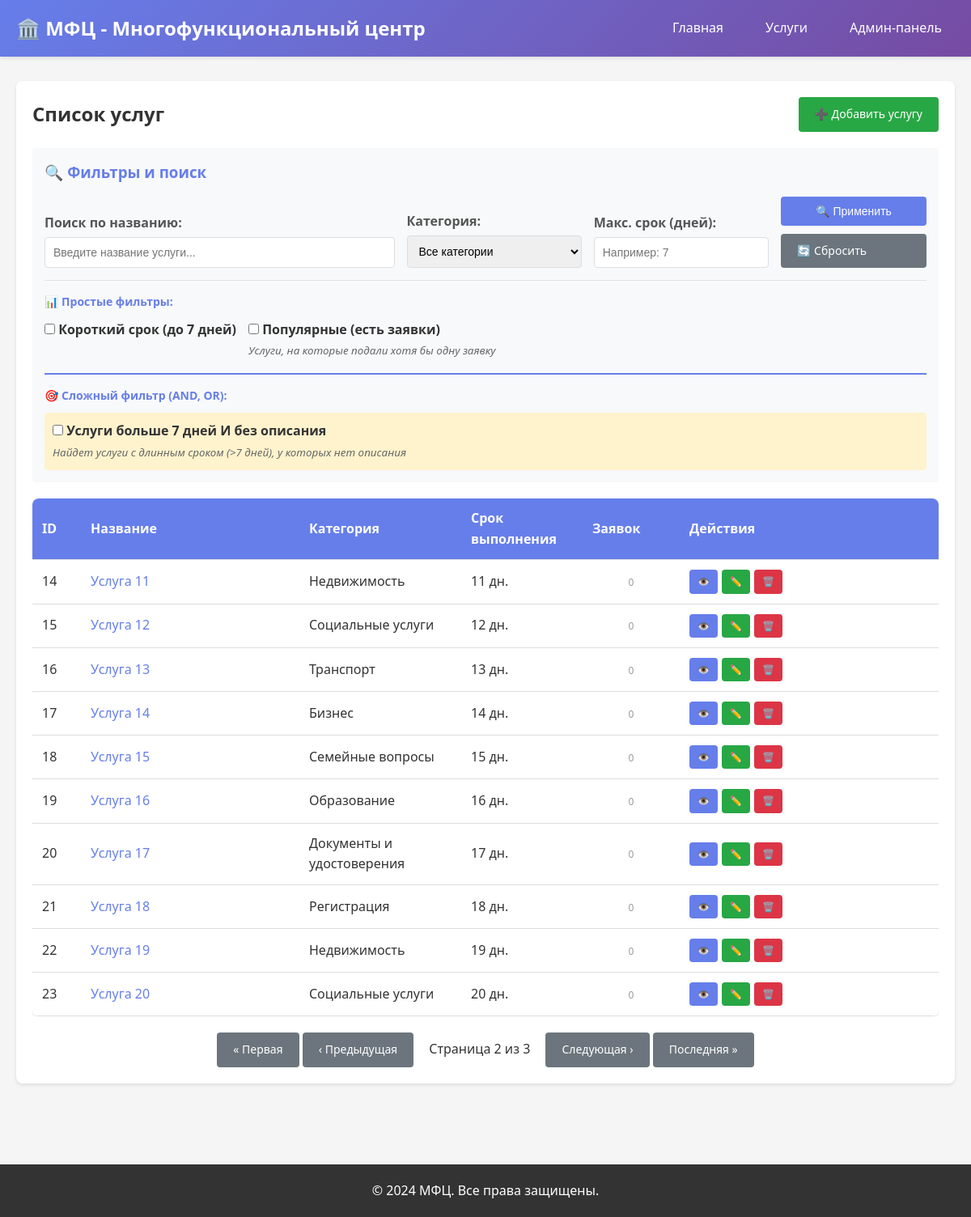
Screenshot of /services/?page=2 with the database file from the repository.
### mfc/models.py (models this page shows, shortened)
class Service(models.Model):
    name = models.CharField(
        max_length=200,
        verbose_name='Название услуги'
    )
    description = models.TextField(
        verbose_name='Описание',
        blank=True,
        null=True
    )
    category = models.ForeignKey(
        ServiceCategory,
        on_delete=models.CASCADE,
        verbose_name='Категория',
        related_name='services'
    )
    duration_days = models.PositiveIntegerField(
        verbose_name='Срок выполнения (дней)',
        validators=[MinValueValidator(1)],
        default=1  # type: ignore
    )
    offices = models.ManyToManyField(
        'MFCOffice',
        related_name='services',
        verbose_name='Отделения МФЦ',
        blank=True,
        help_text='Отделения, где предоставляется данная услуга'
    )
    history = HistoricalRecords()
    class Meta:
        verbose_name = 'Услуга'
        verbose_name_plural = 'Услуги'
        ordering = ['name']

class ServiceCategory(models.Model):
    name = models.CharField(
        max_length=200,
        verbose_name='Название категории',
        unique=True
    )
    description = models.TextField(
        verbose_name='Описание',
        blank=True,
        null=True
    )
    class Meta:
        verbose_name = 'Категория услуги'
        verbose_name_plural = 'Категории услуг'
        ordering = ['name']

### mfc/views.py (the view)
# urls.py: path('services/', views.ServiceListView.as_view(), name='service_list'),
class ServiceListView(ListView):
    model = Service
    template_name = 'mfc/service_list.html'
    context_object_name = 'services'
    paginate_by = 10
    def get_queryset(self):
        queryset = Service.objects.select_related('category').prefetch_related('requests').all()
        search_query = self.request.GET.get('search', '')
        if search_query:
            queryset = queryset.filter(name__icontains=search_query)
        category_id = self.request.GET.get('category', '')
        if category_id:
            queryset = queryset.filter(category_id=category_id)
        duration_max = self.request.GET.get('duration_max', '')
        if duration_max:
            try:
                queryset = queryset.filter(duration_days__lte=int(duration_max))
            except ValueError:
                pass
        short_duration = self.request.GET.get('short_duration', '')
        popular = self.request.GET.get('popular', '')
        if short_duration == 'on' and popular != 'on':
            queryset = queryset.filter(duration_days__lte=7)
        elif popular == 'on' and short_duration != 'on':
            queryset = queryset.filter(requests__isnull=False).distinct()
        elif short_duration == 'on' and popular == 'on':
            q_objects = Q(duration_days__lte=7) | Q(requests__isnull=False)
            queryset = queryset.filter(q_objects).distinct()
        complex_filter2 = self.request.GET.get('complex_filter2', '')
        if complex_filter2 == 'on':
            q_complex2 = Q(duration_days__gt=7) & (
                Q(description__isnull=True) | Q(description='')
            )
            queryset = queryset.filter(q_complex2).distinct()
        return queryset
    def get_context_data(self, **kwargs):
        context = super().get_context_data(**kwargs)
        from .models import ServiceCategory
        context['categories'] = ServiceCategory.objects.all()
        context['search_query'] = self.request.GET.get('search', '')
        context['selected_category'] = self.request.GET.get('category', '')
        context['duration_max'] = self.request.GET.get('duration_max', '')
        context['short_duration'] = self.request.GET.get('short_duration', '')
        context['popular'] = self.request.GET.get('popular', '')
        context['complex_filter2'] = self.request.GET.get('complex_filter2', '')
        query_dict = self.request.GET.copy()
        if 'page' in query_dict:
            del query_dict['page']
        context['query_string'] = query_dict.urlencode()
        return context

### mfc/templates/mfc/service_list.html (shortened to what this page needs)
{% extends 'mfc/base.html' %}
{% block content %}
<div class="card">
    <div style="display: flex; justify-content: space-between; align-items: center; margin-bottom: 20px;">
        <h2>Список услуг</h2>
        <a href="{% url 'mfc:service_create' %}" class="btn btn-success">➕ Добавить услугу</a>
    </div>
    <div style="margin-bottom: 20px; padding: 15px; background: #f8f9fa; border-radius: 4px;">
        <h3 style="margin-top: 0; margin-bottom: 15px; color: #667eea;">🔍 Фильтры и поиск</h3>
        <form method="get">
            <div style="display: grid; grid-template-columns: 2fr 1fr 1fr 180px; gap: 15px; align-items: end;">
                <div class="form-group" style="margin-bottom: 0; min-width: 0;">
                    <label for="search"><strong>Поиск по названию:</strong></label>
                    <input type="text" name="search" id="search" class="form-control"
                           value="{{ search_query }}" placeholder="Введите название услуги...">
                </div>
                <div class="form-group" style="margin-bottom: 0; min-width: 0;">
                    <label for="category"><strong>Категория:</strong></label>
                    <select name="category" id="category" class="form-control">
                        <option value="">Все категории</option>
                    </select>
                </div>
                <div class="form-group" style="margin-bottom: 0; min-width: 0;">
                    <label for="duration_max"><strong>Макс. срок (дней):</strong></label>
                    <input type="number" name="duration_max" id="duration_max" class="form-control"
                           value="{{ duration_max }}" placeholder="Например: 7" min="1">
                </div>
                <div style="display: flex; flex-direction: column; gap: 10px; min-width: 180px;">
                    <button type="submit" class="btn btn-primary" style="white-space: nowrap; width: 100%;">🔍 Применить</button>
                    <a href="{% url 'mfc:service_list' %}" class="btn btn-secondary" style="white-space: nowrap; width: 100%;">🔄 Сбросить</a>
                </div>
            </div>
            <div style="margin-top: 15px; padding-top: 15px; border-top: 1px solid #dee2e6;">
                <h4 style="margin-bottom: 10px; color: #667eea; font-size: 14px;">📊 Простые фильтры:</h4>
                <div style="display: flex; flex-wrap: wrap; gap: 15px;">
                    <div class="form-check" style="flex: 0 0 auto;">
                        <input type="checkbox" name="short_duration" id="short_duration" class="form-check-input"
                               {% if short_duration %}checked{% endif %}>
                        <label class="form-check-label" for="short_duration" style="cursor: pointer;">
                            <strong>Короткий срок (до 7 дней)</strong>
                        </label>
                    </div>
                    <div class="form-check" style="flex: 0 0 auto;">
                        <input type="checkbox" name="popular" id="popular" class="form-check-input"
                               {% if popular %}checked{% endif %}>
                        <label class="form-check-label" for="popular" style="cursor: pointer;">
                            <strong>Популярные (есть заявки)</strong>
                            <br>
                            <small style="color: #666; font-style: italic; font-weight: normal;">
                                Услуги, на которые подали хотя бы одну заявку
                            </small>
                        </label>
                    </div>
                </div>
            </div>
            <div style="margin-top: 15px; padding-top: 15px; border-top: 2px solid #667eea;">
                <h4 style="margin-bottom: 10px; color: #667eea; font-size: 14px;">🎯 Сложный фильтр (AND, OR):</h4>
                <div class="form-check" style="background: #fff3cd; padding: 10px; border-radius: 4px;">
                    <input type="checkbox" name="complex_filter2" id="complex_filter2" class="form-check-input"
                           {% if complex_filter2 %}checked{% endif %}>
                    <label class="form-check-label" for="complex_filter2" style="cursor: pointer;">
                        <strong>Услуги больше 7 дней И без описания</strong>
                        <br>
                        <small style="color: #666; font-style: italic;">
                            Найдет услуги с длинным сроком (>7 дней), у которых нет описания
                        </small>
                    </label>
                </div>
            </div>
        </form>
    </div>
    {% if services %}
        <div style="overflow-x: auto;">
            <table style="width: 100%; table-layout: fixed;">
                <thead>
                    <tr>
                        <th style="width: 60px;">ID</th>
                        <th style="width: auto;">Название</th>
                        <th style="width: 200px;">Категория</th>
                        <th style="width: 150px;">Срок выполнения</th>
                        <th style="width: 120px;">Заявок</th>
                        <th style="width: 320px;">Действия</th>
                    </tr>
                </thead>
                <tbody>
                    {% for service in services %}
                        <tr>
                            <td>{{ service.id }}</td>
                            <td style="overflow: hidden; text-overflow: ellipsis;">
                                <a href="{% url 'mfc:service_detail' service.pk %}" style="color: #667eea; text-decoration: none;">
                                    {{ service.name }}
                                </a>
                            </td>
                            <td style="overflow: hidden; text-overflow: ellipsis;">{{ service.category.name }}</td>
                            <td>{{ service.duration_days }} дн.</td>
                            <td style="text-align: center;">
                                {% with request_count=service.requests.count %}
                                    {% if request_count > 0 %}
                                        <span style="background: #28a745; color: white; padding: 4px 8px; border-radius: 12px; font-size: 12px; font-weight: bold;">
                                            {{ request_count }}
                                        </span>
                                    {% else %}
                                        <span style="color: #999; font-size: 12px;">0</span>
                                    {% endif %}
                                {% endwith %}
                            </td>
                            <td style="white-space: nowrap;">
                                <div style="display: flex; gap: 5px; flex-wrap: nowrap;">
                                    <a href="{% url 'mfc:service_detail' service.pk %}" class="btn btn-primary" style="padding: 5px 10px; font-size: 12px; flex-shrink: 0;">👁️</a>
                                    <a href="{% url 'mfc:service_update' service.pk %}" class="btn btn-success" style="padding: 5px 10px; font-size: 12px; flex-shrink: 0;">✏️</a>
                                    <a href="{% url 'mfc:service_delete' service.pk %}" class="btn btn-danger" style="padding: 5px 10px; font-size: 12px; flex-shrink: 0;">🗑️</a>
                                </div>
                            </td>
                        </tr>
                    {% endfor %}
                </tbody>
            </table>
        </div>
        {% if is_paginated %}
            <div style="margin-top: 20px; text-align: center;">
                {% if page_obj.has_previous %}
                    <a href="?{% if query_string %}{{ query_string }}&{% endif %}page=1" class="btn btn-secondary">« Первая</a>
                    <a href="?{% if query_string %}{{ query_string }}&{% endif %}page={{ page_obj.previous_page_number }}" class="btn btn-secondary">‹ Предыдущая</a>
                {% endif %}
                <span style="padding: 0 15px;">
                    Страница {{ page_obj.number }} из {{ page_obj.paginator.num_pages }}
                </span>
                {% if page_obj.has_next %}
                    <a href="?{% if query_string %}{{ query_string }}&{% endif %}page={{ page_obj.next_page_number }}" class="btn btn-secondary">Следующая ›</a>
                    <a href="?{% if query_string %}{{ query_string }}&{% endif %}page={{ page_obj.paginator.num_pages }}" class="btn btn-secondary">Последняя »</a>
                {% endif %}
            </div>
        {% endif %}
    {% else %}
        <div class="empty-state">
            <p>Услуги не найдены.</p>
            <a href="{% url 'mfc:service_create' %}" class="btn btn-success" style="margin-top: 15px;">Добавить первую услугу</a>
        </div>
    {% endif %}
</div>
{% endblock %}

### mfc/templates/mfc/base.html (style rules this page uses)
* { margin: 0; padding: 0; box-sizing: border-box; }
body { font-family: 'Segoe UI', Tahoma, Geneva, Verdana, sans-serif; line-height: 1.6; color: #333; background-color: #f5f5f5; }
.btn { display: inline-block; padding: 10px 20px; text-decoration: none; border-radius: 4px; border: none; cursor: pointer; font-size: 14px; transition: all 0.3s; }
.btn-primary { background-color: #667eea; color: white; }
.btn-success { background-color: #28a745; color: white; }
.btn-danger { background-color: #dc3545; color: white; }
.btn-secondary { background-color: #6c757d; color: white; }
.card { background: white; border-radius: 8px; padding: 20px; margin-bottom: 20px; box-shadow: 0 2px 4px rgba(0,0,0,0.1); }
.form-group { margin-bottom: 20px; }
.form-group label { display: block; margin-bottom: 5px; font-weight: 600; color: #555; }
.form-control { width: 100%; padding: 10px; border: 1px solid #ddd; border-radius: 4px; font-size: 14px; }
table { width: 100%; border-collapse: collapse; background: white; border-radius: 8px; overflow: hidden; box-shadow: 0 2px 4px rgba(0,0,0,0.1); }
th, td { padding: 12px; text-align: left; border-bottom: 1px solid #ddd; }
th { background-color: #667eea; color: white; font-weight: 600; }

### rows the page displays
Service: id "14", name "Услуга 11", category.name "Недвижимость", duration_days "11"
Service: id "15", name "Услуга 12", category.name "Социальные услуги", duration_days "12"
Service: id "16", name "Услуга 13", category.name "Транспорт", duration_days "13"
Service: id "17", name "Услуга 14", category.name "Бизнес", duration_days "14"
Service: id "18", name "Услуга 15", category.name "Семейные вопросы", duration_days "15"
Service: id "19", name "Услуга 16", category.name "Образование", duration_days "16"
Service: id "20", name "Услуга 17", category.name "Документы и удостоверения", duration_days "17"
Service: id "21", name "Услуга 18", category.name "Регистрация", duration_days "18"
Service: id "22", name "Услуга 19", category.name "Недвижимость", duration_days "19"
Service: id "23", name "Услуга 20", category.name "Социальные услуги", duration_days "20"

### other values shown
{{ page_obj.number }} "2"
{{ page_obj.paginator.num_pages }} "3"
